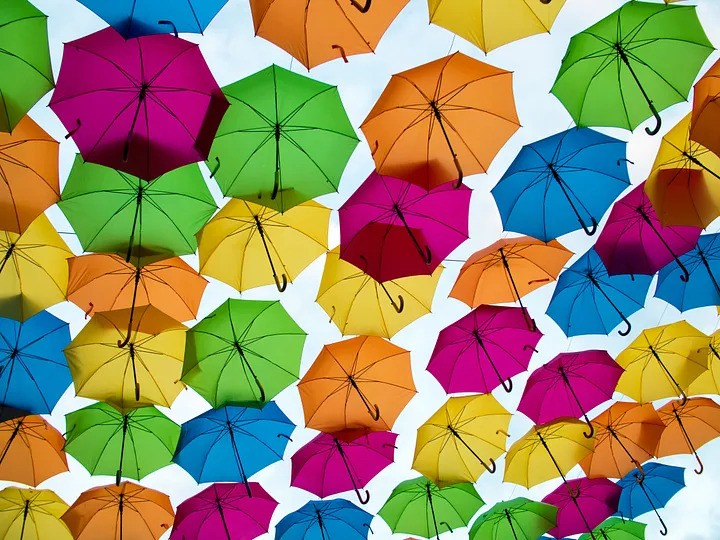
#> input picture Lab1/colors.jpg, 720 x 540 px, found by its file name
$ jupyter execute --allow-errors 1-image-processing.ipynb
#> lines starting #> are read from the running program, lines starting #| are printed output that depends on the picture; after the words box and inside, x2 and y2 are one past the last pixel; in counts of white or black regions, pixels touching at a corner belong together
Translation

[cell 1]
import numpy as np
import cv2 as cv

[cell 2]
image=cv.imread("../data/colors.jpg")
#> image is the input picture: shape (540, 720, 3); mean B, G, R 102.9, 138.4, 152.2
cv.imshow("Original",image)
cv.waitKey(0)

[cell 3]
M=np.float32([[1,0,25],[0,1,50]]) # 25 is by how much it is hifted to right and 50 is by how much it is shifted down
shifted=cv.warpAffine(image,M,(image.shape[1],image.shape[0]))
cv.imshow("Shifted down and right",shifted)
cv.waitKey(0)

[cell 4]
M=np.float32([[1,0,-25],[0,1,-50]]) # 25 is by how much it is hifted to right and 50 is by how much it is shifted down
shifted=cv.warpAffine(image,M,(image.shape[1],image.shape[0]))
cv.imshow("Shifted up and left",shifted)
cv.waitKey(0)

[cell 5]
def translate(image,x,y):
#> called with x = 100, y = 50
    M=np.float32([[1,0,x],[0,1,y]])
    shifted=cv.warpAffine(image,M,(image.shape[1],image.shape[0]))
    return shifted

[cell 6]
shifted=translate(image,100,50)
cv.imshow("Shifted",shifted)
cv.waitKey(0)

[cell 7]
(height,width)=image.shape[:2]
#> height = 540; width = 720
center=(width//2,height//2)
#> center = (360, 270)
M=cv.getRotationMatrix2D(center,45,1.0) # center, angle of rotation, scale
rotated=cv.warpAffine(image,M,(width,height))
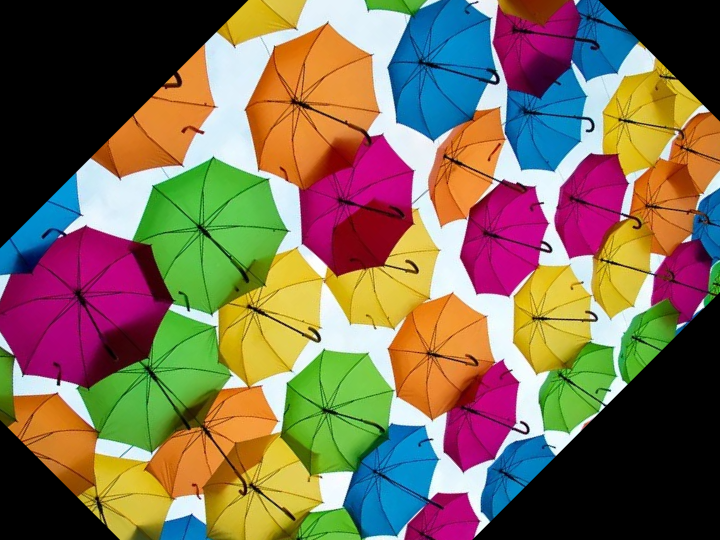
#> rotated: shape (540, 720, 3); mean B, G, R 83.1, 107.4, 124.8
cv.imshow("Rotated by 45 degrees",rotated)
cv.waitKey(0)

[cell 8]
#rotation function
def rotate(image,angle,scale=1.0):
#> called with angle = 45, scale = 1
    (height,width)=image.shape[:2]
#> height = 540; width = 720
    center=(width//2,height//2)
#> center = (360, 270)
    M=cv.getRotationMatrix2D(center,angle,scale)
    rotated=cv.warpAffine(image,M,(width,height))
    return rotated

[cell 9]
rotated=rotate(image,45)
cv.imshow("Rotated by 45 degrees",rotated)
cv.waitKey(0)

Resize

[cell 10]
height=image.shape[0]
width=image.shape[1]
r=50/height
#> r = 0.0926
dim=(int(width*r),50) #(height,width)
#> dim = (66, 50)
resized=cv.resize(image,dim,interpolation=cv.INTER_AREA)
cv.imshow("Resized(height   )",resized)
cv.waitKey(0)

[cell 11]
import imutils

[cell 12]
resized=imutils.resize(image,width=50)
#> resized: shape (37, 50, 3)
cv.imshow("Resized(height ) with imutils",resized)
cv.waitKey(0)

[cell 13]
#function to display image
def display(title,image):
    cv.imshow(title,image)
    cv.waitKey(0)

[cell 14]
display("Original",image)

## flipping

[cell 15]
flip=cv.flip(image,1) # 0 for vertical, 1 for horizontal , -1 for both
display("Flipped Horizontally",flip)

[cell 16]
flip=cv.flip(image,0) # 0 for vertical, 1 for horizontal , -1 for both
display("Flipped vertically",flip)

[cell 17]
flip=cv.flip(image,-1) # 0 for vertical, 1 for horizontal , -1 for both
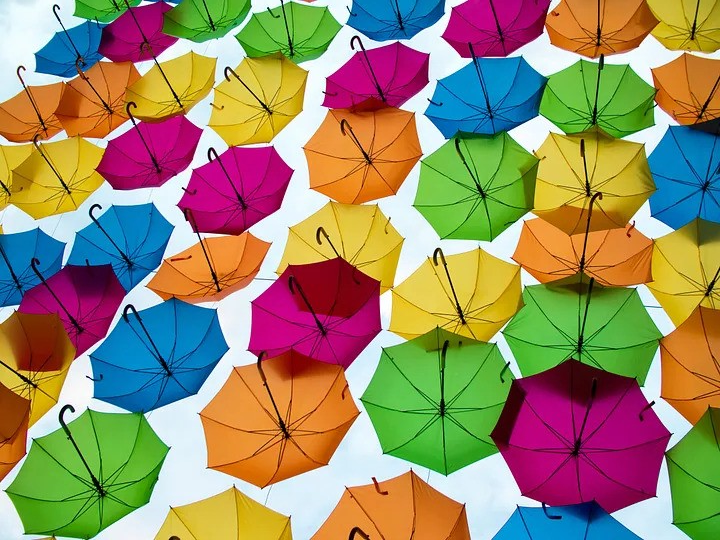
#> flip: shape (540, 720, 3); mean B, G, R 102.9, 138.4, 152.2
display("Flipped vertically and horizontally",flip)

### Crop

[cell 18]
cropped=image[30:120,240:335]
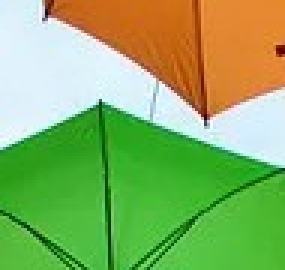
#> cropped: shape (90, 95, 3) (shown 3 times larger); mean B, G, R 98.6, 177.3, 136.8
display("cropped image",cropped)

### Arithmetics

[cell 19]
M=np.ones(image.shape,dtype="uint8")*150 #(as we increase it become darker)
subtracted=cv.subtract(image,M)
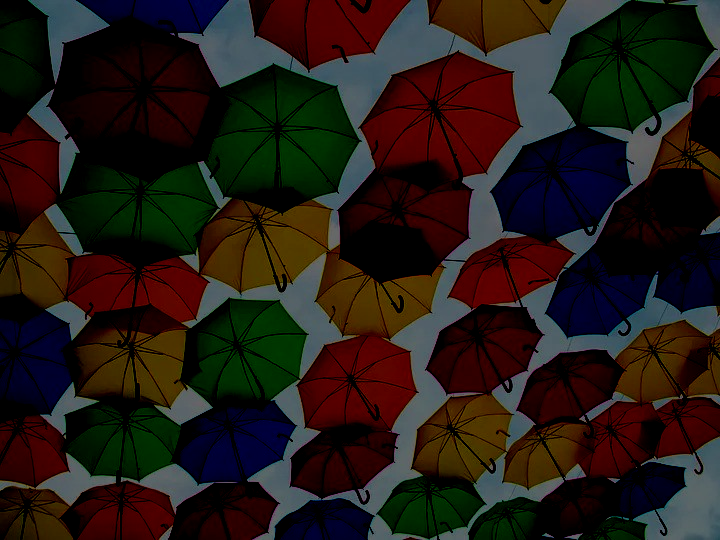
#> subtracted: shape (540, 720, 3); mean B, G, R 21.2, 26.8, 35.8
display("image subtracted",subtracted) #this will change its color

[cell 20]
rectangle=np.zeros((300,300),dtype='uint8')
cv.rectangle(rectangle,(25,25),(270,275),255,-1)
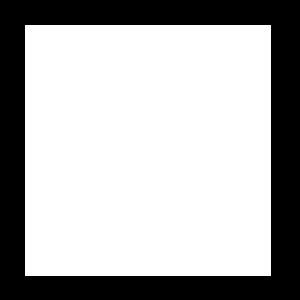
#> rectangle: shape (300, 300); 68.6% white; 1 black region, box (x1, y1, x2, y2) and area: (0, 0, 300, 300) 28254
cv.imshow("rectangle",rectangle)

circle=np.zeros((300,300),dtype='uint8')
cv.circle(circle,(150,150),(150),255,-1)
#> circle: shape (300, 300); 78.5% white; 4 black regions, box (x1, y1, x2, y2) and area: (0, 0, 150, 150) 4980, (151, 0, 300, 133) 4830, (0, 151, 133, 300) 4830, (168, 168, 300, 300) 4681
cv.imshow("circle",circle)

cv.waitKey(0)

###     Bitwise operations

[cell 21]
bitwiseand=cv.bitwise_and(rectangle,circle)
cv.imshow("bitise and",bitwiseand)
cv.waitKey(0)

[cell 22]
bitwiseor=cv.bitwise_or(rectangle,circle)
cv.imshow("bitise or",bitwiseor)
cv.waitKey(0)

[cell 23]
bitwisxor=cv.bitwise_xor(rectangle,circle)
cv.imshow("bitise xor",bitwisxor)
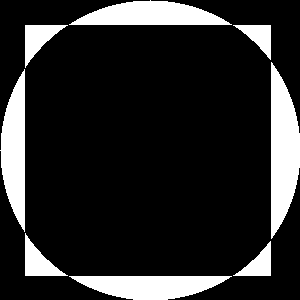
#> window 'bitise xor': shape (300, 300); 16.2% white; 8 white regions, largest, box (x1, y1, x2, y2) and area: (271, 62, 300, 239) 3585, (69, 0, 232, 25) 2729, (0, 69, 25, 232) 2729
cv.waitKey(0)

[cell 24]
bitwisnot=cv.bitwise_not(rectangle,circle)
cv.imshow("bitise not",bitwisnot)
cv.waitKey(0)

### Masking

[cell 25]
mask=np.zeros(image.shape[:2],dtype='uint8')
height=image.shape[1]
#> height = 720
width=image.shape[0]
#> width = 540
(cX,cY)=(height//2,width//2)
#> cX = 360; cY = 270
cv.rectangle(mask,(cX-75,cY-75),(cX+75,cY+75),255,-1)#255 to be white and -1 to be filled
#> mask: shape (540, 720); 5.9% white; 1 white region, box (x1, y1, x2, y2) and area: (285, 195, 436, 346) 22801
cv.imshow("masked",mask)
cv.waitKey(0)

[cell 26]
masked_image=cv.bitwise_and(image,image,mask=mask)
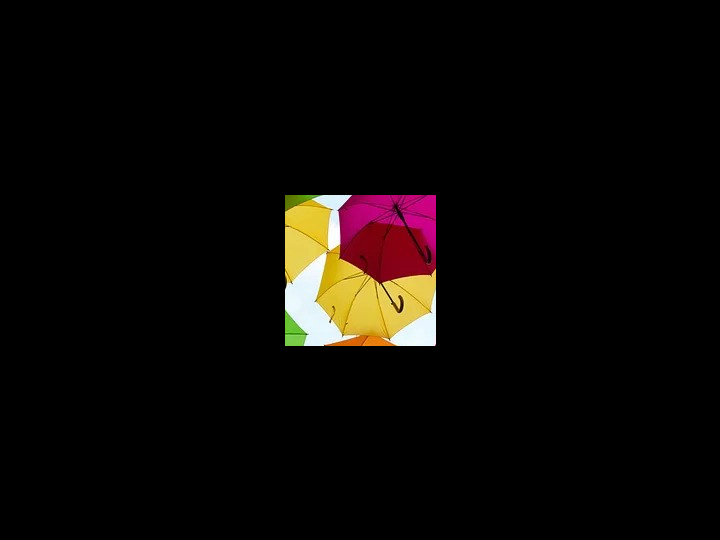
#> masked_image: shape (540, 720, 3); mean B, G, R 5.7, 8.1, 11.4
cv.imshow("masked_image",masked_image)
cv.waitKey(0)

### Color space

[cell 27]
gray=cv.cvtColor(image,cv.COLOR_BGR2GRAY)
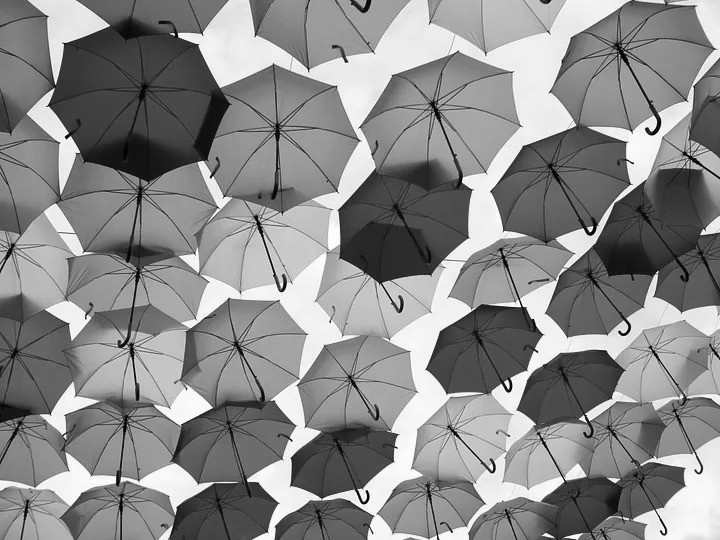
#> gray: shape (540, 720); min 0, max 255, mean 138.5
cv.imshow("gray",gray)

hsv=cv.cvtColor(image,cv.COLOR_BGR2HSV)
#> hsv: shape (540, 720, 3); mean H, S, V 71.6, 179.2, 191.1
cv.imshow("hsv",hsv)

lab=cv.cvtColor(image,cv.COLOR_BGR2LAB)
#> lab: shape (540, 720, 3); mean of channels 0, 1, 2 156.2, 132.7, 151.2
cv.imshow("lab",lab)
cv.waitKey(0)

### Histograms

[cell 28]
import matplotlib.pyplot as plt
image=cv.imread("../data/grayscale_image.jpg")
#> (the rest of this cell did not finish here and is left out)

[cell 29]
hist=cv.calcHist([image],[0],None,[256],[0,256])
#> hist = 256 values from 0 to 0
plt.figure()
plt.title("Grayscale histogram")
plt.xlabel("Bins")#binaries
plt.ylabel("# of pixels")
plt.plot(hist)
plt.xlim([0,256])
plt.show()
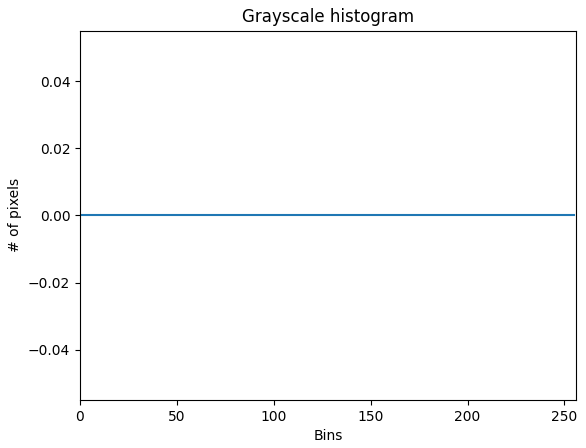
#> figure drawn by matplotlib, 1 panel

[cell 30]
image=cv.imread("../data/colors.jpg")
chans=cv.split(image)
colors=('b','g','r')
plt.figure()
plt.title("Flattened color  histogram")
plt.xlabel("Bins")
plt.ylabel("# of pixels")
for (chan,color) in zip(chans,colors):
    hist=cv.calcHist([chan],[0],None,[256],[0,256])
    plt.plot(hist,color=color)

    plt.xlim([0,256])
    plt.show
#> this loop made 3 passes
#> color on passes 1 to 3: 'b', 'g', 'r'
#> figure, not shown here; curve peaks at x = 0, y = 18455; curve peaks at x = 0, y = 19224; curve peaks at x = 0, y = 14404

### smooothing and bluring

[cell 31]
image=cv.imread("../data/colors.jpg")
#hstack to show many image next to each others
blurred=np.hstack([
    cv.blur(image,(3,3)),
    cv.blur(image,(5,5)),
    cv.blur(image,(8,8))
])
cv.imshow("blured image",blurred)
cv.waitKey(0)

[cell 32]
image=cv.imread("../data/colors.jpg")
blurred1=np.hstack([
    cv.GaussianBlur(image,(3,3),0),
    cv.GaussianBlur(image,(5,5),0),
    cv.GaussianBlur(image,(7,7),0)
])
cv.imshow("GaussianBlur image",blurred1)
cv.waitKey(0)

[cell 33]
blurred1=np.hstack([
    cv.medianBlur(image,3),
     cv.medianBlur(image,5),
      cv.medianBlur(image,7)
])
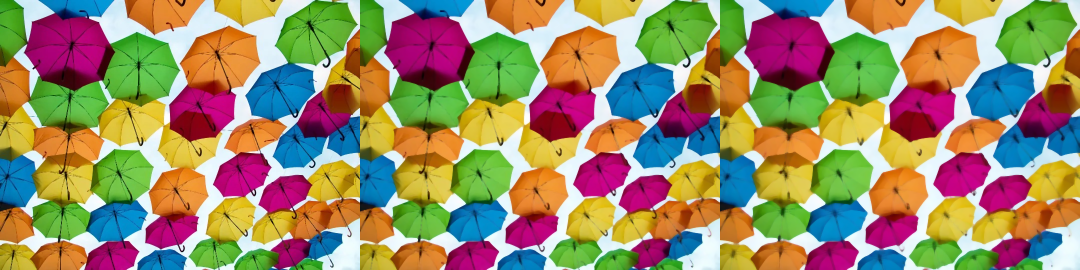
#> blurred1: shape (540, 2160, 3) (shown at 1/2 size); mean B, G, R 103.6, 140, 153.8
cv.imshow("medianBlur image",blurred1)
cv.waitKey(0)

$ run again, with Lab2/image.jpg copied over Lab1/colors.jpg
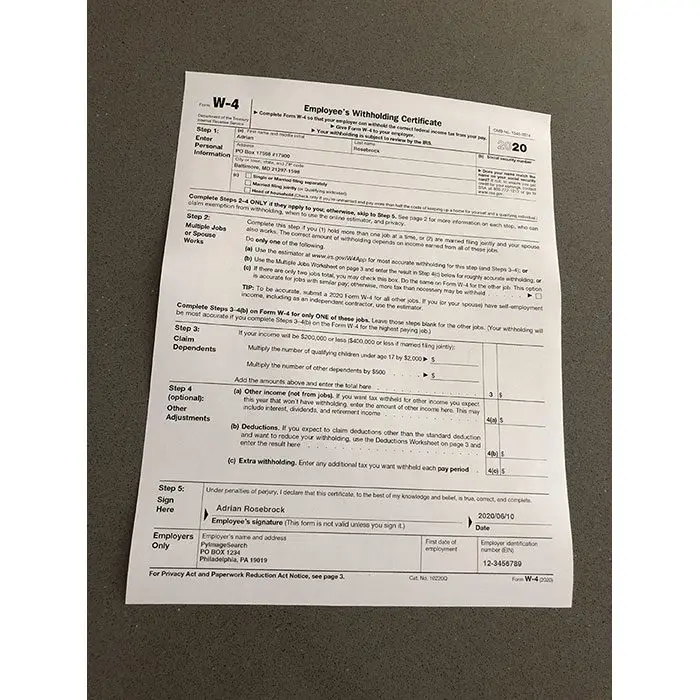
#> input picture Lab2/image.jpg, 700 x 700 px, found by its file name
#> image is the input picture: shape (700, 700, 3); mean B, G, R 164.1, 171.7, 177.1
#> rectangle: shape (300, 300); 68.6% white; 1 black region, box (x1, y1, x2, y2) and area: (0, 0, 300, 300) 28254
#> circle: shape (300, 300); 78.5% white; 4 black regions, box (x1, y1, x2, y2) and area: (0, 0, 150, 150) 4980, (151, 0, 300, 133) 4830, (0, 151, 133, 300) 4830, (168, 168, 300, 300) 4681
#> `cv.rectangle(mask,(cX-75,cY-75),(cX+75,cY+75),255,-1)#255 to be white ..`:
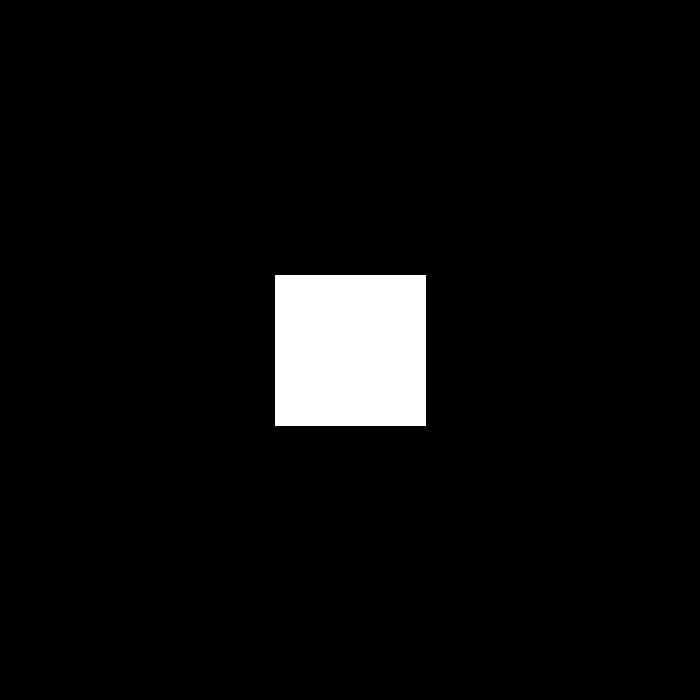
#> mask: shape (700, 700); 4.7% white; 1 white region, box (x1, y1, x2, y2) and area: (275, 275, 426, 426) 22801
#> hsv: shape (700, 700, 3); mean H, S, V 14.8, 29.9, 177.1
#> lab: shape (700, 700, 3); mean of channels 0, 1, 2 176.5, 128.7, 132.9
#> hist = 256 values from 0 to 0
#> the loop `for (chan,color) in zip(chans,colors):` made 3 passes
#> color on passes 1 to 3: 'b', 'g', 'r'
#> `blurred=np.hstack([ cv.blur(image,(3,3)), cv.blur(image,(5,5)), cv.blu..`:
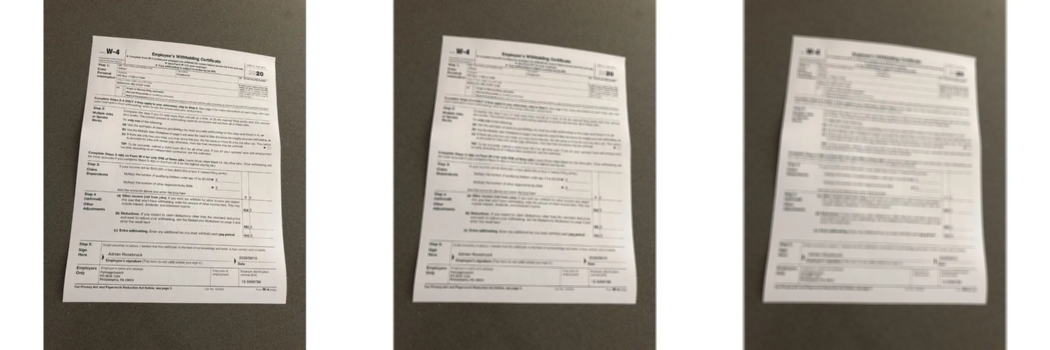
#> blurred: shape (700, 2100, 3) (shown at 1/2 size); mean B, G, R 164.1, 171.8, 177.1
